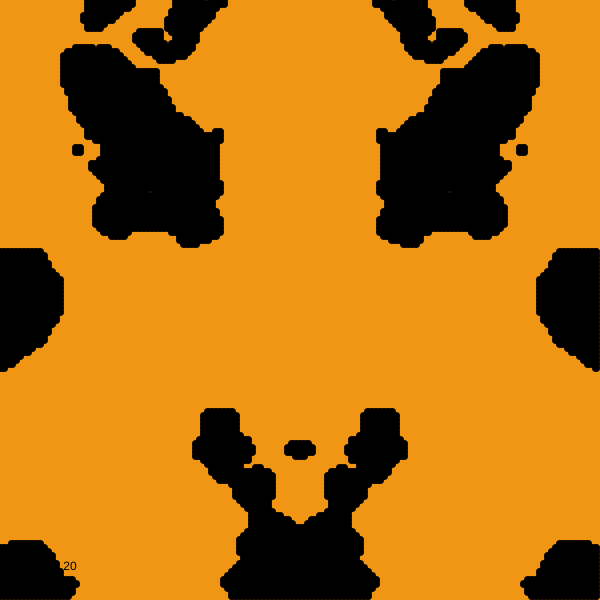
Frame 1 (no input)
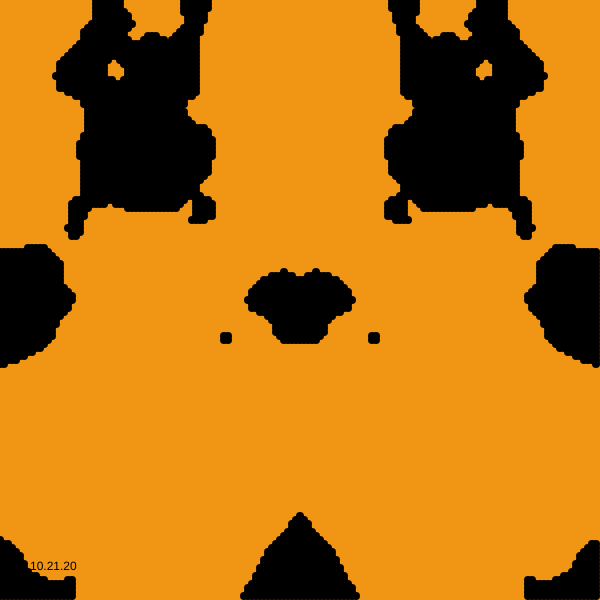
Frame 60 (no input)
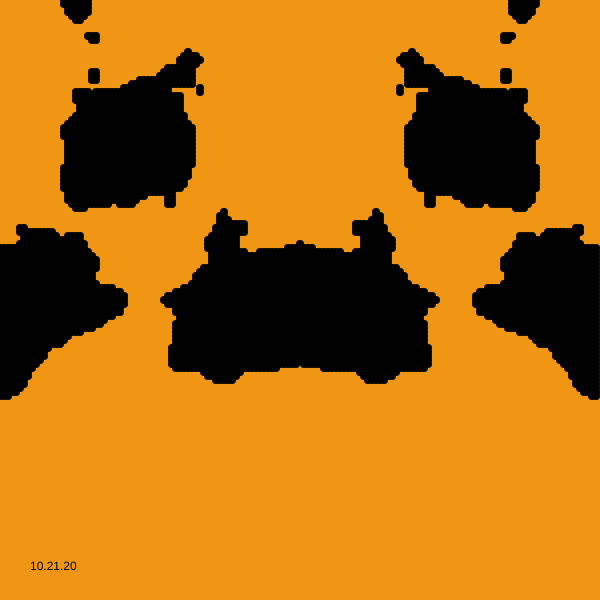
Frame 120 (the mouse pressed at the canvas centre since frame 60)

The p5.js sketch that drew these frames (run headless with seeded random() and noise() and a simulated clock; from frame 60 on, the mouse is pressed at the canvas centre):

// p5.js sketch
// ── sketch.js
// By Roni Kaufman

let noiseBackground;

function setup() {
  createCanvas(600, 600);
  fill(10, 200);
  noStroke();
  createNoiseBackground();
}

function draw() {
  background(240, 150, 20);
  image(noiseBackground, 0, 0);
  fill(0);
  text("10.21.20", 30, height-30);
  let alpha = 150;
  let t = frameCount/200;
  for (let x = 0; x < width; x += 4) {
    for (let y = 0; y < height; y += 4) {
      let nse;
      if (x < width/2) {
        nse = noise(x/alpha, y/alpha, t);
      } else {
        nse = noise((width - x)/alpha, y/alpha, t);
      }
      if (nse < 0.37) {
        circle(x, y, 8);
      }
    }
  }

}

function createNoiseBackground() {
  noiseBackground = createGraphics(width, height);
  noiseBackground.noStroke();

  for (let i = 0; i < 100; i++) {
    noiseBackground.fill(random(180, 230), 5);
    noiseBackground.ellipse(random(width), random(height), random(10), random(2));
  }
}
